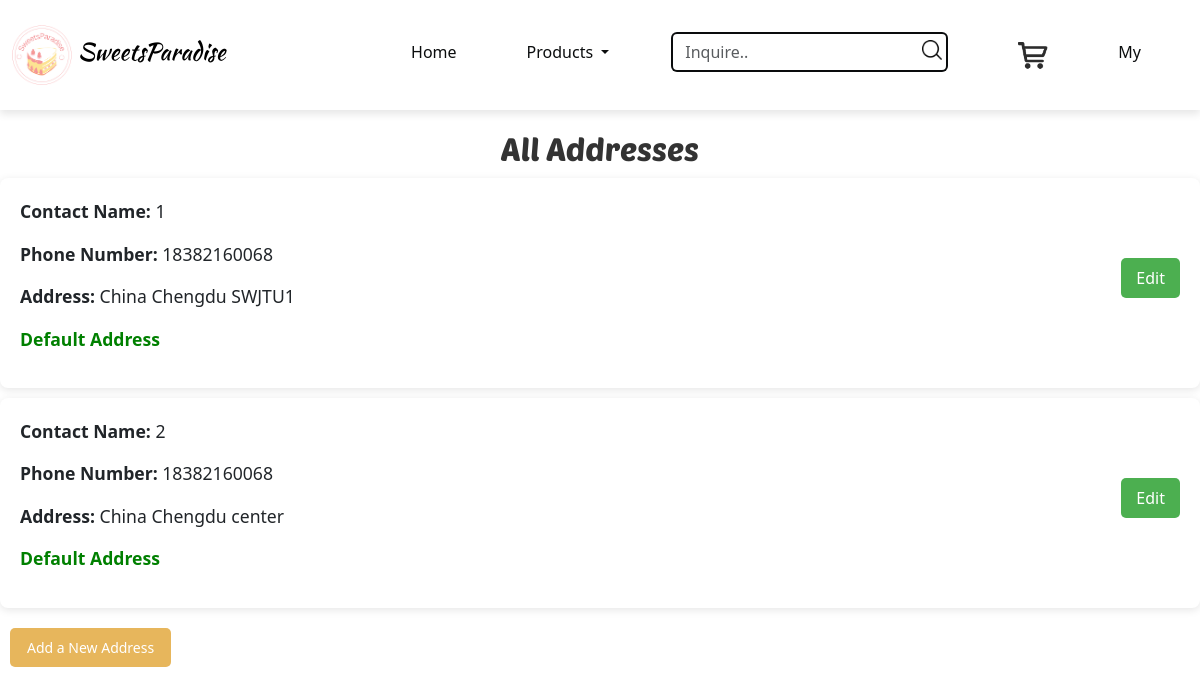
/profile/more-addresses (signed in), run on an earlier commit of the app's database.
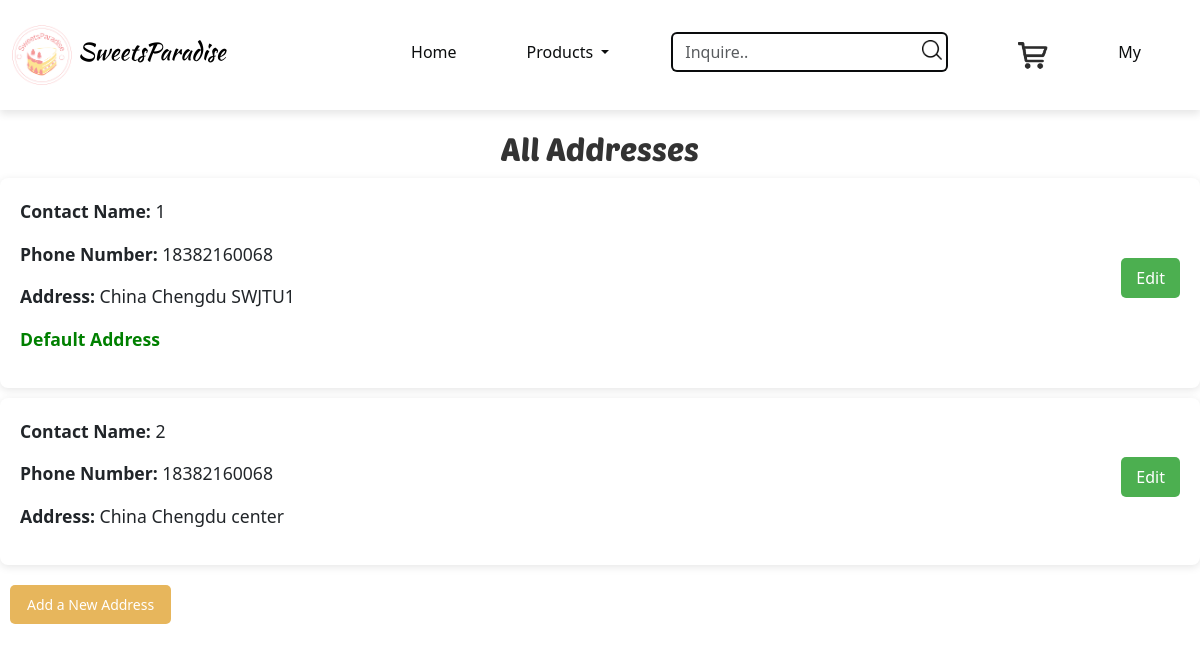
And on a later commit of the database.
### app/models.py (models this page shows)
class Address(db.Model):
    id = db.Column(db.Integer, primary_key=True, autoincrement=True)
    user_id = db.Column(db.Integer, db.ForeignKey('user.id'), nullable=False)
    contact_name = db.Column(db.String(50), nullable=False)
    phone_number = db.Column(db.Integer, nullable=False)
    country = db.Column(db.String(100), nullable=False)
    city = db.Column(db.String(100), nullable=False)
    detailed_address = db.Column(db.String(300), nullable=False)
    is_default = db.Column(db.Boolean, default=False)
    orders = db.relationship('Order', backref='address', lazy='dynamic')

### app/views.py (the view)
@app.route('/profile/more-addresses')
@login_required
def more_addresses():
    all_addresses = Address.query.filter_by(user_id=current_user.id).all()
    return render_template('more_address.html', addresses=all_addresses)

### app/__init__.py (called while the page is built)
@login_manager.user_loader
def load_user(user_id):
    return User.query.get(int(user_id))

### app/templates/more_address.html (shortened to what this page needs)
<!DOCTYPE html>
<html lang="en">
<head>
    <link rel="stylesheet" href="../static/lib/bootstrap-5.3.2-dist/css/bootstrap.css">
    <link rel="stylesheet" href="../static/css/main.css">
</head>
<body>
    <nav class="navbar navbar-expand-lg fixed-top">
        <div class="container-fluid">
            <a class="navbar-brand" href="#">
                <img src="../static/img/logo.png" alt="Logo"> SweetsParadise
            </a>
            <div class="collapse navbar-collapse" id="navbarNav">
                <ul class="navbar-nav ms-auto">
                    <li class="nav-item me-4 ">
                        <a class="nav-link" href="{{ url_for('home')}}">Home</a>
                    </li>
                    <li class="nav-item dropdown me-4">
                        <a class="nav-link dropdown-toggle" href="#" id="navbarDropdown" role="button" data-bs-toggle="dropdown" aria-expanded="false">
                            Products
                        </a>
                    </li>
                    <li class="nav-item me-4 search position-relative">
                        <form class="d-flex" action="{{ url_for('products', category=category) }}" method="get">
                            <input class="form-control me-2" name="content" type="text" placeholder="Inquire.." value="{{ request.args.get('content', '') }}" aria-label="Inquire about goods">
                            <button type="submit" class="btn search-btn"></button>
                        </form>
                    </li>
                    <li class="nav-item me-4">
                        <a class="nav-link" href="{{ url_for('cart')}}">
                            <img src="../static/img/cart.png" alt="cart">
                        </a>
                    </li>
                    <li class="nav-item me-4">
                        <a class="nav-link" href="{{ url_for('profile')}}">My</a>
                    </li>
                </ul>
            </div>
        </div>
    </nav>
    <h1 class="page-title">All Addresses</h1>
    <ul class="address-list">
        {% for address in addresses %}
        <li class="address-item">
            <div class="address-info">
                <p><strong>Contact Name:</strong> {{ address.contact_name }}</p>
                <p><strong>Phone Number:</strong> {{ address.phone_number }}</p>
                <p><strong>Address:</strong> {{ address.country }} {{ address.city }} {{ address.detailed_address }}</p>
                {% if address.is_default %}
                <p><strong class="default-label">Default Address</strong></p>
                {% endif %}
            </div>
            <div class="address-actions">
                <a href="{{ url_for('edit_address', address_id=address.id) }}" class="btn btn-edit">Edit</a>
            </div>
        </li>
        {% endfor %}
    </ul>
    <div>
        <a href="{{ url_for('add_address') }}" class="btn btn-add">Add a New Address</a>
    </div>
</body>
</html>

What changed in the data, as far as the page shows it:
changed Address "center": no longer shows "Default Address"
